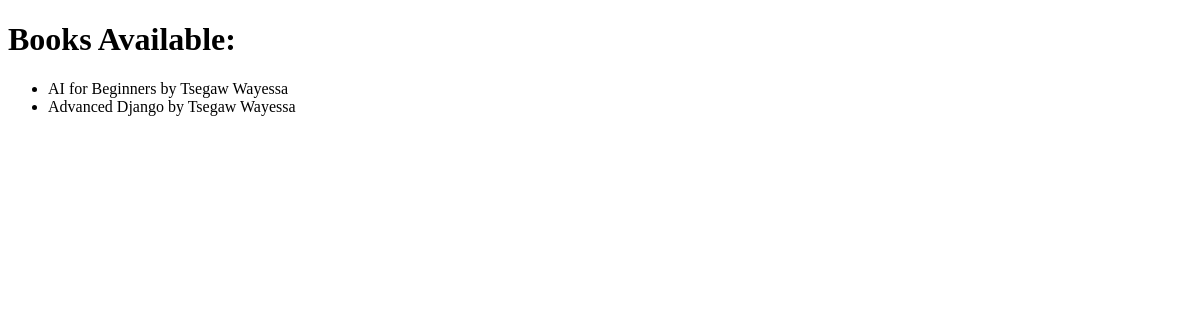
/relationship/books/, run on an earlier commit of the app's database.
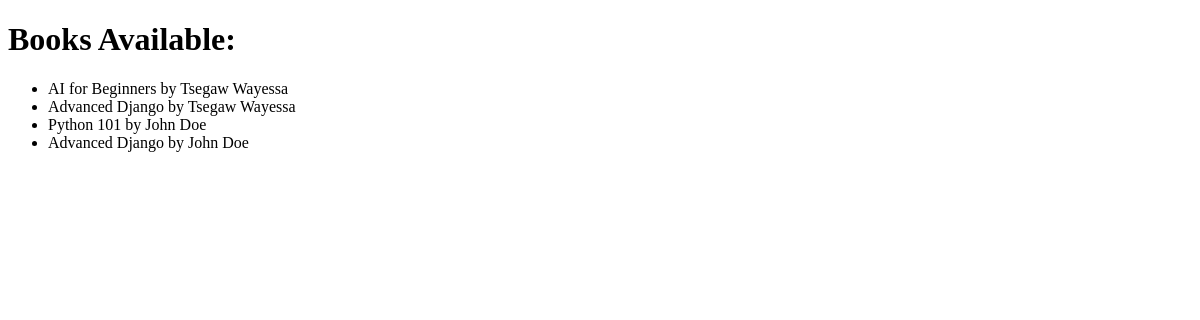
And on a later commit of the database.
### relationship_app/models.py (models this page shows, shortened)
class Book(models.Model):
    title = models.CharField(max_length=255)
    author = models.ForeignKey('Author', on_delete=models.CASCADE)
    publication_year = models.IntegerField(null=True, blank=True)
    class Meta:
        permissions = [
            ("can_add_book", "Can add book"),
            ("can_change_book", "Can change book"),
            ("can_delete_book", "Can delete book"),
        ]

class Author(models.Model):
    name = models.CharField(max_length=100)

### relationship_app/views.py (the view)
# urls.py: path('books/', views.list_books, name='list_books'),
def list_books(request):
    books = Book.objects.all()
    return render(request, 'relationship_app/list_books.html', {'books': books})

### relationship_app/templates/relationship_app/list_books.html (shortened to what this page needs)
<!DOCTYPE html>
<html lang="en">
<head>
</head>
<body>
    <h1>Books Available:</h1>
    <ul>
        {% for book in books %}
            <li>{{ book.title }} by {{ book.author.name }}</li>
        {% empty %}
            <li>No books found.</li>
        {% endfor %}
    </ul>
</body>
</html>

What changed in the data, as far as the page shows it:
added Book: title "Python 101", author.name "John Doe"
added Book: title "Advanced Django", author.name "John Doe"
